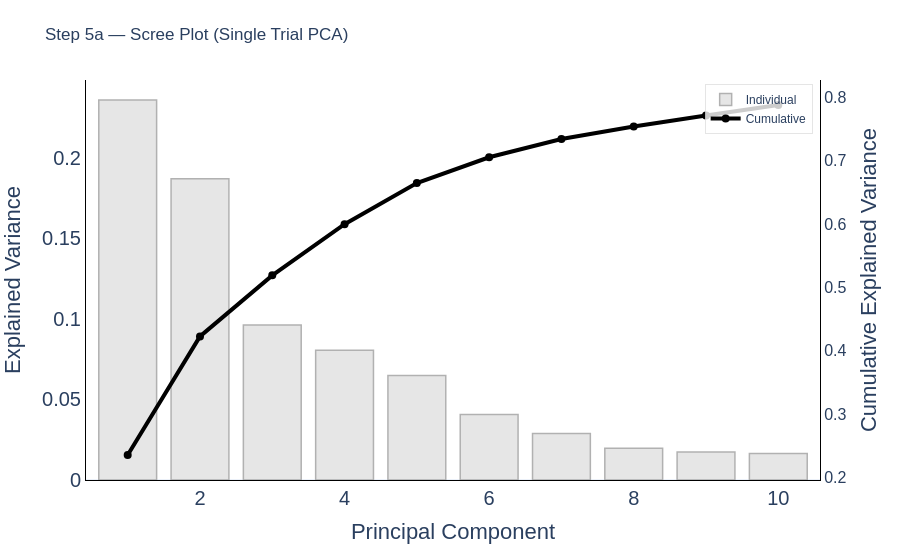

Here is the notebook cell this chart was saved with:
### Code cell
# ==============================================================================
# 2. Scree Plot (Single-Trial PCA)
# ==============================================================================
fig_scree_trials = plot_scree(evr_trials_array)
fig_scree_trials.update_layout(
    title='Step 5a — Scree Plot (Single Trial PCA)',
    yaxis=dict(showgrid=False),   # Turns off left axis grid lines
    yaxis2=dict(showgrid=False)   # Turns off right axis grid lines
)
fig_scree_trials.show()

### Figure 1 — Plotly figure (JSON) as saved in the notebook; plotly's stock layout.template omitted (floating-point values rounded to 4 significant figures)
{"data": [{"marker": {"color": "#e0e0e0", "line": {"color": "#9e9e9e", "width": 1.5}}, "name": "Individual", "opacity": 0.8, "type": "bar", "x": [1, 2, 3, 4, 5, 6, 7, 8, 9, 10], "y": [0.2359, 0.1869, 0.09618, 0.08058, 0.06485, 0.04071, 0.02885, 0.01973, 0.01738, 0.01642]}, {"line": {"color": "#000000", "width": 4}, "marker": {"color": "#000000", "size": 8}, "mode": "lines+markers", "name": "Cumulative", "type": "scatter", "x": [1, 2, 3, 4, 5, 6, 7, 8, 9, 10], "y": [0.2359, 0.4228, 0.519, 0.5996, 0.6645, 0.7052, 0.734, 0.7537, 0.7711, 0.7875], "yaxis": "y2"}], "layout": {"legend": {"bgcolor": "rgba(255,255,255,0.8)", "bordercolor": "rgba(0,0,0,0.1)", "borderwidth": 1, "x": 0.99, "xanchor": "right", "y": 0.99, "yanchor": "top"}, "margin": {"b": 80, "l": 80, "r": 80, "t": 80}, "paper_bgcolor": "white", "plot_bgcolor": "white", "title": {"text": "Step 5a — Scree Plot (Single Trial PCA)"}, "xaxis": {"linecolor": "black", "linewidth": 1, "showline": true, "tickfont": {"size": 20}, "title": {"font": {"size": 22}, "text": "Principal Component"}}, "yaxis": {"linecolor": "black", "linewidth": 1, "showgrid": false, "showline": true, "tickfont": {"size": 20}, "title": {"font": {"size": 22}, "text": "Explained Variance"}}, "yaxis2": {"linecolor": "black", "linewidth": 1, "overlaying": "y", "showgrid": false, "showline": true, "side": "right", "tickfont": {"size": 16}, "title": {"font": {"size": 22}, "text": "Cumulative Explained Variance"}}}}
